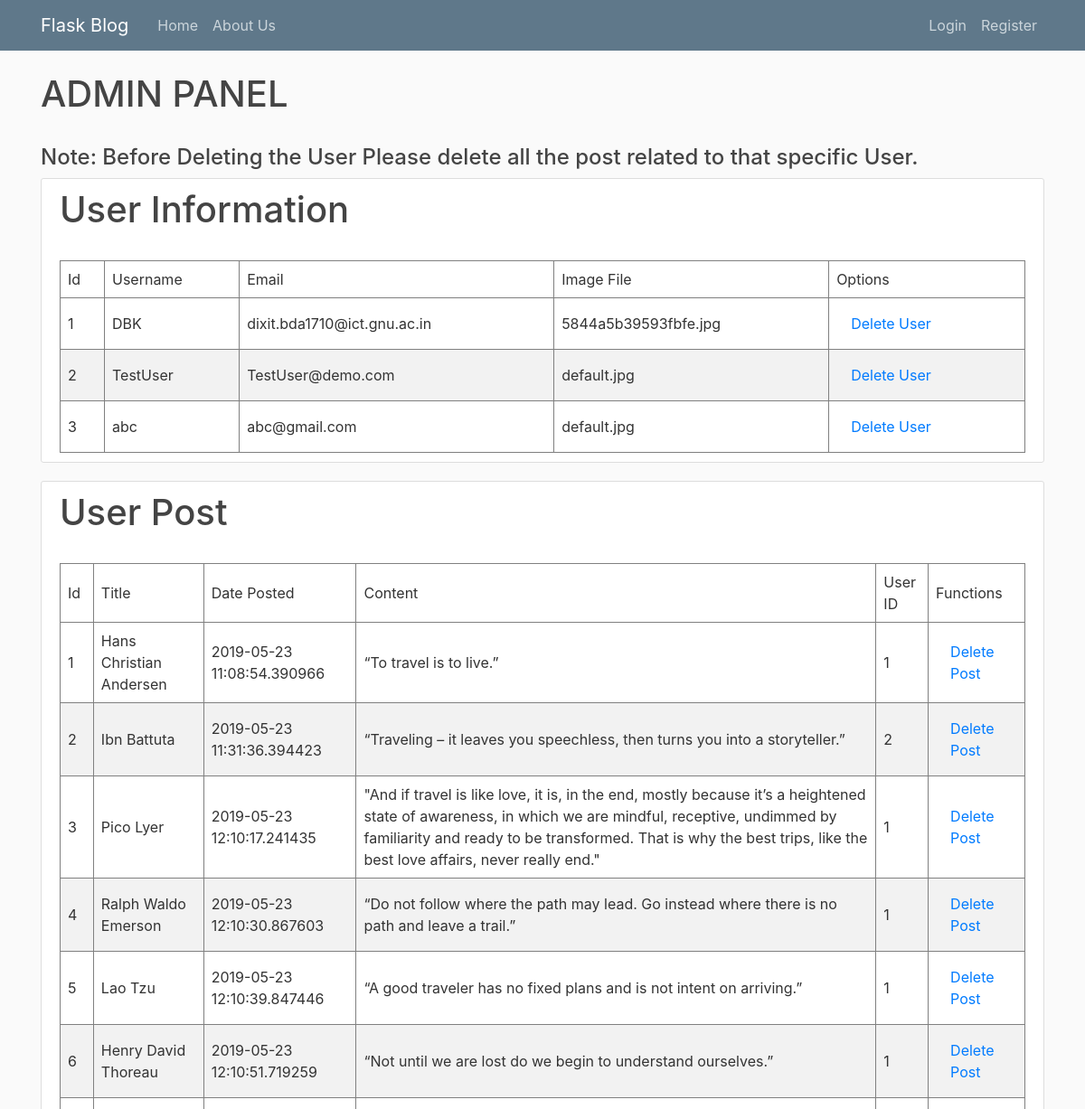
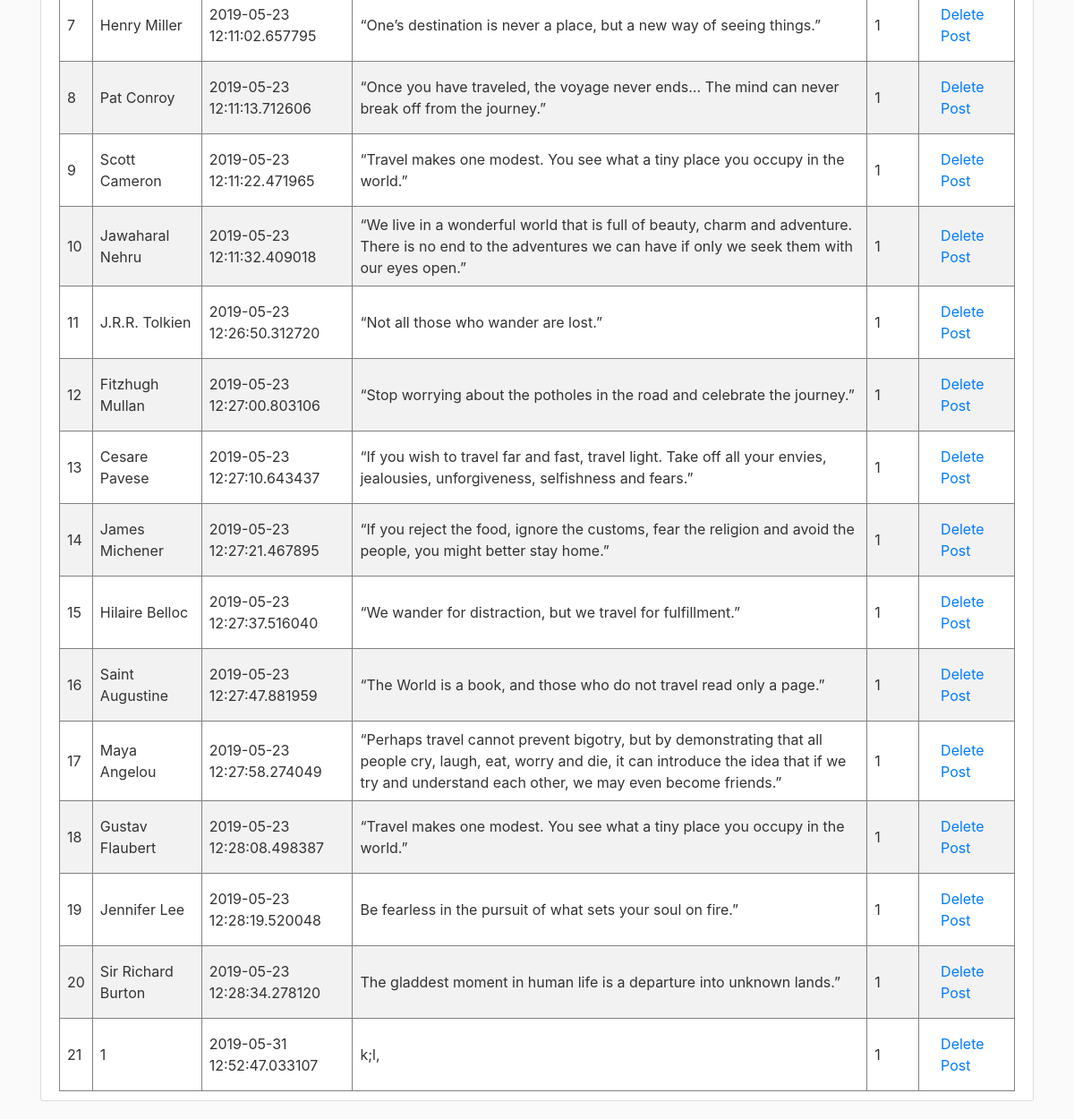
The page /admin/ on the database as committed earlier (2 pictures, top to bottom).
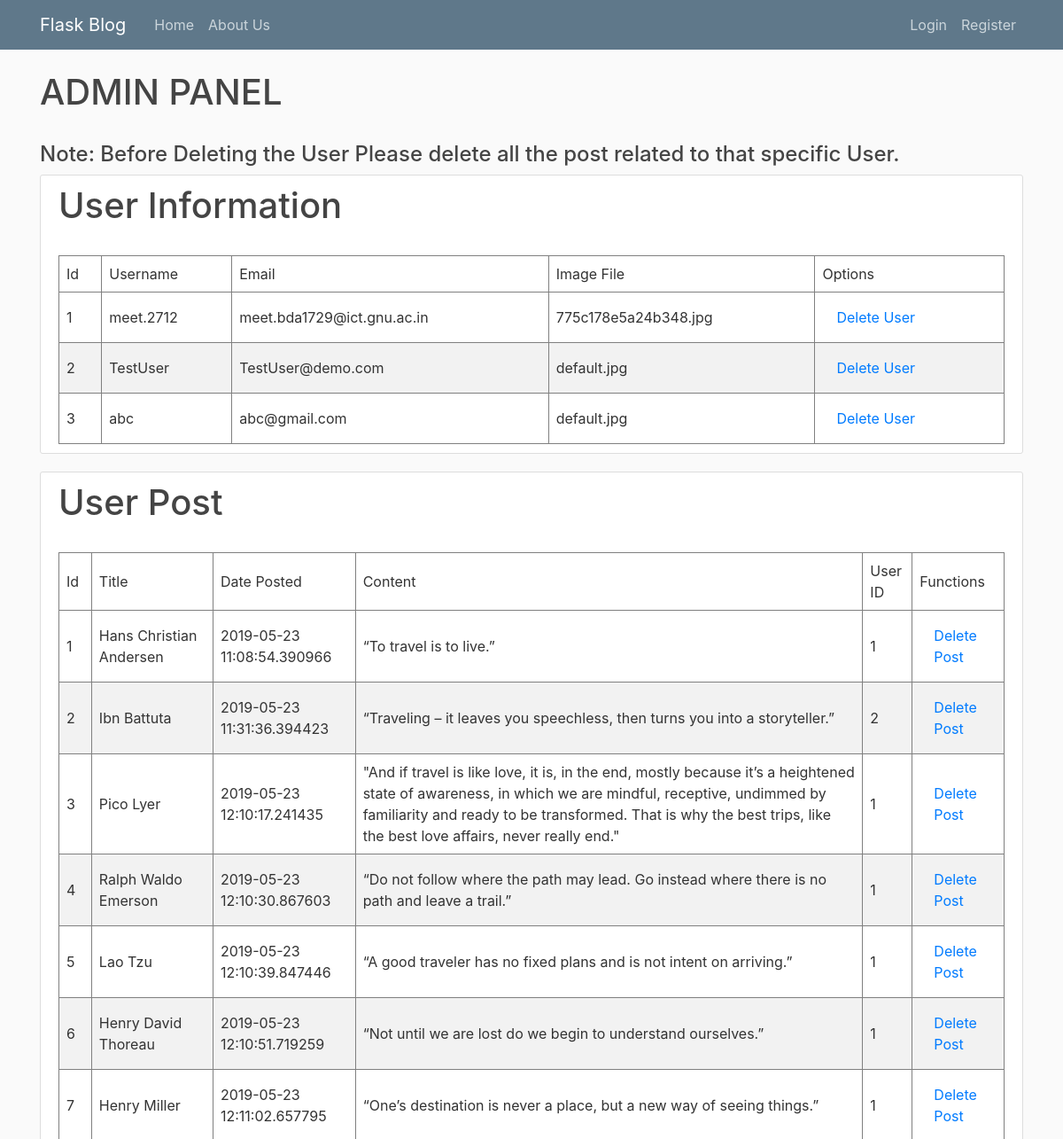
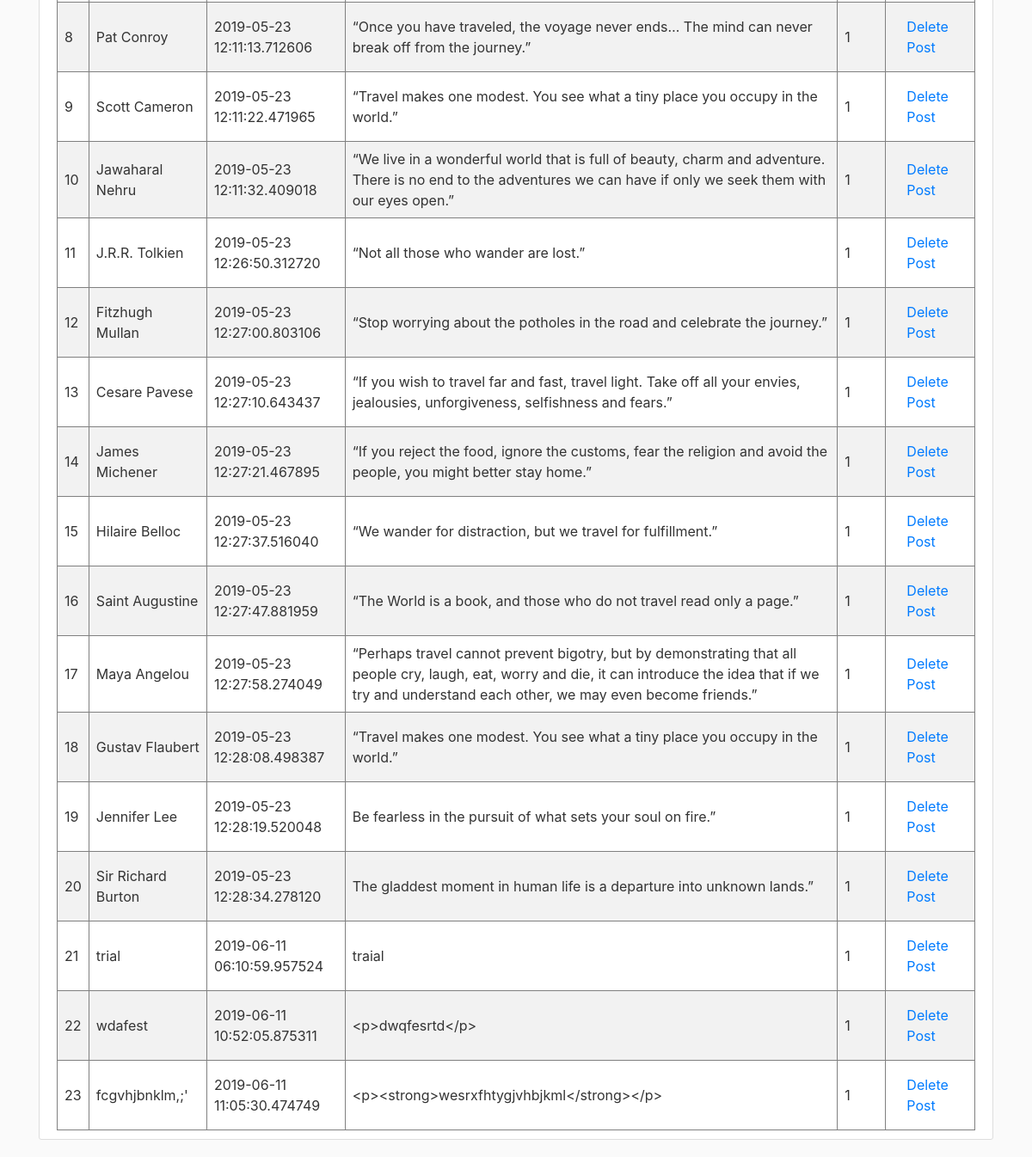
The same page on the database as committed later (2 pictures, top to bottom).
### flaskblog/models.py (models this page shows, shortened)
class User(db.Model, UserMixin):
    id = db.Column(db.Integer, primary_key=True)
    username = db.Column(db.String(20), unique=True, nullable=False)
    email = db.Column(db.String(20), unique=True, nullable=False)
    image_file = db.Column(db.String(20), nullable=False, default='default.jpg')
    password = db.Column(db.String(60), nullable=False)
    posts = db.relationship('Post', backref='author', lazy=True)
    liked = db.relationship(
        'PostLike',
        foreign_keys='PostLike.user_id',
        backref='user', lazy='dynamic')

class Post(db.Model):
    id = db.Column(db.Integer, primary_key=True)
    title = db.Column(db.String(100), nullable=False)
    date_posted = db.Column(db.DateTime, nullable=False, default=datetime.utcnow)
    content = db.Column(db.Text, nullable=False)
    user_id = db.Column(db.Integer, db.ForeignKey('user.id'), nullable=False)
    likes = db.relationship('PostLike', backref='post', lazy='dynamic')
    comments = db.relationship('Comment', backref='article', lazy=True)

### flaskblog/main/routes.py (the view)
@main.route("/admin/")
def admin():
    return render_template('admin.html', title='admin', user=User.query.all(), post=Post.query.all())

### flaskblog/templates/admin.html (shortened to what this page needs)
{% extends "layout.html" %}
{% block content %}
    <div>
    <h1>ADMIN PANEL</h1>
    <br>
    <h4>Note: Before Deleting the User Please delete all the post related to that specific User.</h4>
    <div class="content-section">
    <h1>User Information</h1>
    <br>
     <table border = 1>
           <thead>
           <td>Id</td>
           <td>Username</td>
           <td>Email</td>
           <td>Image File</td>
           <td>Options</td>
           </thead>
         {% for User in user %}
               <td>{{ User.id }}</td>
               <td>{{ User.username }}</td>
               <td>{{ User.email }}</td>
               <td>{{ User.image_file }}</td>
                <td align='center'><a class="nav-item nav-link" href={{ url_for('main.delete_user', user_id=User.id) }}>Delete User</a></td>
            {% endfor %}
       </table>
    </div>
    <div class="content-section">
    <h1>User Post</h1>
    <br>
     <table border = 1>
           <thead>
           <td>Id</td>
           <td>Title</td>
           <td>Date Posted</td>
           <td>Content</td>
           <td>User ID</td>
           <td>Functions</td>
           </thead>
         {% for Post in post %}
           <tr>
               <td>{{ Post.id }}</td>
               <td>{{ Post.title }}</td>
               <td>{{ Post.date_posted }}</td>
               <td>{{ Post.content }}</td>
               <td>{{ Post.user_id }}</td>
               <td align='center'><a class="nav-item nav-link" href={{ url_for('main.delete_post1', post_id1=Post.id) }}>Delete Post</a></td>
           </tr>
            {% endfor %}
       </table>
    </div>
    </div>
{% endblock content %}

### flaskblog/templates/layout.html (shortened to what this page needs)
<!DOCTYPE html>
<html>
<head>
    <link rel="stylesheet" href="https://maxcdn.bootstrapcdn.com/bootstrap/4.0.0/css/bootstrap.min.css">
    <link rel="stylesheet" type="text/css" href="{{ url_for('static', filename='main.css') }}">
</head>
<body>
<div>
    <header class="site-header">
      <nav class="navbar navbar-expand-md navbar-dark bg-steel fixed-top">
        <div class="container">
          <a class="navbar-brand mr-4" href="/">Flask Blog</a>
          <div class="collapse navbar-collapse" id="navbarToggle">
            <div class="navbar-nav mr-auto">
              <a class="nav-item nav-link" href="{{ url_for('main.home') }}">Home</a>
              <a class="nav-item nav-link" href="{{ url_for('main.about') }}">About Us</a>
            </div>
            <div class="navbar-nav">
              {% if current_user.is_authenticated %}
                <a class="nav-item nav-link" href="{{ url_for('posts.new_post') }}">New Post</a>
                <a class="nav-item nav-link" href="{{ url_for('users.account') }}">Account</a>
                <a class="nav-item nav-link" href="{{ url_for('users.logout') }}">Logout</a>
              {% else %}
                <a class="nav-item nav-link" href="{{ url_for('users.login') }}">Login</a>
                <a class="nav-item nav-link" href="{{ url_for('users.register') }}">Register</a>
              {% endif %}
            </div>
          </div>
        </div>
      </nav>
    </header>
    <main role="main" class="container">
      <div>
        <div>
          {% block content %}{% endblock %}
        </div>
      </main>
</body>
</html>

### flaskblog/static/main.css (style rules this page uses)
body { background: #fafafa; color: #333333; margin-top: 5rem; }
h1, h2, h3, h4, h5, h6 { color: #444444; }
.bg-steel { background-color: #5f788a; }
.site-header .navbar-nav .nav-link { color: #cbd5db; }
.content-section { background: #ffffff; padding: 10px 20px; border: 1px solid #dddddd; border-radius: 3px; margin-bottom: 20px; }

### flaskblog/templates/admin.html (style rules this page uses)
table { border-collapse: collapse; width: 100%; }
th, td { text-align: left; padding: 8px; }
tr:nth-child(even) { background-color: #f2f2f2 }

Rows that differ between the two databases and show on the page:
changed User id 1: username "DBK" → "meet.2712"; email "dixit.bda1710@ict.gnu.ac.in" → "meet.bda1729@ict.gnu.ac.in"; image_file "5844a5b39593fbfe.jpg" → "775c178e5a24b348.jpg"
changed Post id 21: title "1" → "trial"; date_posted "2019-05-31 12:52:47.033107" → "2019-06-11 06:10:59.957524"; content "k;l," → "traial"
added Post: id "22", title "wdafest", date_posted "2019-06-11 10:52:05.875311", content "<p>dwqfesrtd</p>", user_id "1"
added Post: id "23", title "fcgvhjbnklm,;'", date_posted "2019-06-11 11:05:30.474749", content "<p><strong>wesrxfhtygjvhbjkml</strong></p>", user_id "1"
